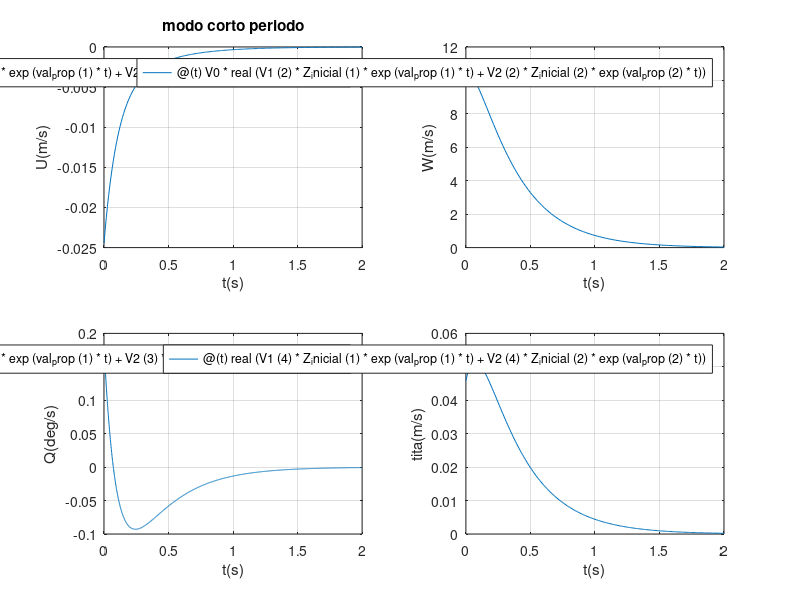
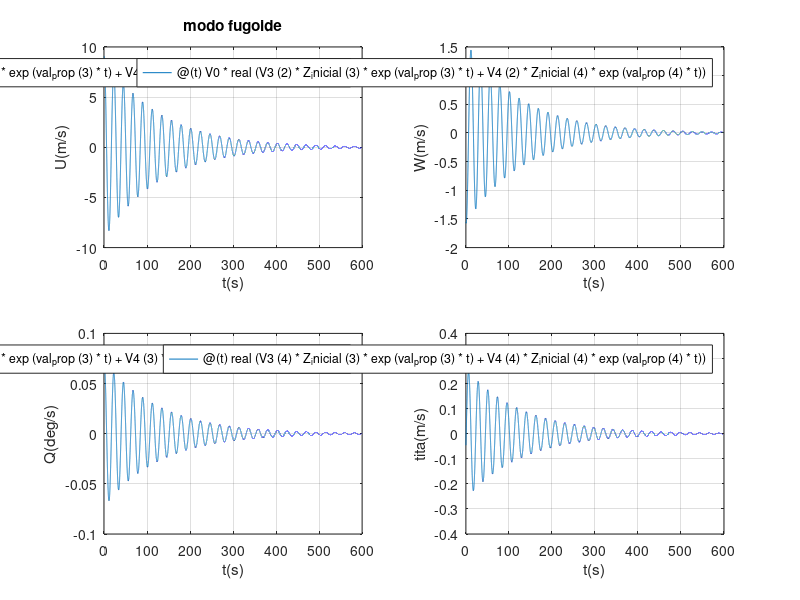

Write MATLAB code to recreate these figures, in order.
clear
clc
%datos
S=33.93;
Iy=18900;
mac=2.05;
m=5457;
g=9.81;
h=3048;%m
rho=1.225*(1-22.557e-6*h)^4.256
V0=90;
alpha=0;%ang incidencia en rad
tita_e=0;%ang planeo  en rad
M=V0/340;
W=m*g
Sh=8.33;
a=5.837;%wf  aw=5.108
a1=5.73;
Xcg_mac=0.3;
Xca_mac=0.1401;
L_h=9.2;
lt=L_h-(Xcg_mac-Xca_mac)*mac
grad_downwash=0.39;
Vol_cola=L_h*Sh/(mac*S)
Kn=0.2397;
CL=(2*W)/(rho*V0^2*S)
CD0=0.029;
K1=-0.00593;
K2=0.04464;
CD=CD0+K1*CL+K2*CL^2;
dCD_dv=0;
dCm_dv=(4*Kn*W)/(rho*S*V0^3);
dT_dv=0;
dCD_dalpha=K1*a+2*K2*CL*a
dCL_dv=(M^2*CL)/(1-M^2);

%calculo de las derivadas de estabilidad
Xu=-2*CD-V0*dCD_dv+(1/(0.5*rho*V0*S))*dT_dv;
Xw=CL-dCD_dalpha;
Xq=0;
Xdotw=0;
Zu=-2*CL-V0*dCL_dv;
Zw=-CD-a;
Zq=-Vol_cola*a1;
Zdotw=Zq*grad_downwash;
Mu=V0*dCm_dv;
Mw=-a*Kn;
Mq=Zq*lt/mac;
Mdotw=Mq*grad_downwash;


%parametros
mhu=m/(0.5*rho*S*mac);
sigma=m/(0.5*rho*V0*S);
iy=Iy/(m*mac^2);
%matrices
M=[1    -(Xdotw/mhu)   0      0;
    0  (1-Zdotw/mhu)   0      0;
    0  -(Mdotw/mhu) (iy/mhu)  0;
    0    0          0      1];
Aprima=[Xu   Xw   (Xq/mhu)   -(CL*cos(tita_e));
        Zu   Zw    1+Zq/mhu    -(CL*sin(tita_e));
        Mu   Mw   (Mq/mhu)        0;
        0    0      1             0];
A=inv(M)*Aprima;
[V,D]=eig(A);%calcula valores y vectores propios
%valores propios dim
val_prop=[D(1),D(6),D(11),D(16)]/sigma
%vectores propios
V1=V(:,1);
V2=V(:,2);
V3=V(:,3);
V4=V(:,4);
%condiciones iniciales
X_inicial=[0.1;0.1;1;0];
Z_inicial=inv(V)*X_inicial;

%modo corto periodo
U_sp=@(t) V0*real(V1(1)*Z_inicial(1)*exp(val_prop(1)*t)+V2(1)*Z_inicial(2)*exp(val_prop(2)*t));
subplot(2,2,1) 
fplot(U_sp,[0,2]);title('modo corto periodo');xlabel('t(s)'); ylabel('U(m/s)');grid on

W_sp=@(t) V0*real(V1(2)*Z_inicial(1)*exp(val_prop(1)*t)+V2(2)*Z_inicial(2)*exp(val_prop(2)*t));
subplot(2,2,2)
fplot(W_sp,[0,2]);xlabel('t(s)'); ylabel('W(m/s)');grid on

Q_sp=@(t) (1/sigma)*real(V1(3)*Z_inicial(1)*exp(val_prop(1)*t)+V2(3)*Z_inicial(2)*exp(val_prop(2)*t));
subplot(2,2,3)
fplot(Q_sp,[0,2]);xlabel('t(s)'); ylabel('Q(deg/s)');grid on

tita_sp=@(t) real(V1(4)*Z_inicial(1)*exp(val_prop(1)*t)+V2(4)*Z_inicial(2)*exp(val_prop(2)*t));
subplot(2,2,4)
fplot(tita_sp,[0,2]);xlabel('t(s)'); ylabel('tita(m/s)');grid on
amortiguamiento_sp=real(val_prop(1))
frecuencia_sp=imag(val_prop(1))

%modo fugoide
figure(2)
U_ph=@(t) V0*real(V3(1)*Z_inicial(3)*exp(val_prop(3)*t)+V4(1)*Z_inicial(4)*exp(val_prop(4)*t));
subplot(2,2,1)
fplot(U_ph,[0,600]);title('modo fugoide');xlabel('t(s)'); ylabel('U(m/s)');grid on

W_ph=@(t) V0*real(V3(2)*Z_inicial(3)*exp(val_prop(3)*t)+V4(2)*Z_inicial(4)*exp(val_prop(4)*t));
subplot(2,2,2)
fplot(W_ph,[0,600]);xlabel('t(s)'); ylabel('W(m/s)');grid on

Q_ph=@(t) (1/sigma)*real(V3(3)*Z_inicial(3)*exp(val_prop(3)*t)+V4(3)*Z_inicial(4)*exp(val_prop(4)*t));
subplot(2,2,3)
fplot(Q_ph,[0,600]);xlabel('t(s)'); ylabel('Q(deg/s)');grid on

tita_ph=@(t) real(V3(4)*Z_inicial(3)*exp(val_prop(3)*t)+V4(4)*Z_inicial(4)*exp(val_prop(4)*t));
subplot(2,2,4)
fplot(tita_ph,[0,600]);xlabel('t(s)'); ylabel('tita(m/s)');grid on

amortiguamiento_ph=real(val_prop(3))
frecuencia_ph=imag(val_prop(3))







